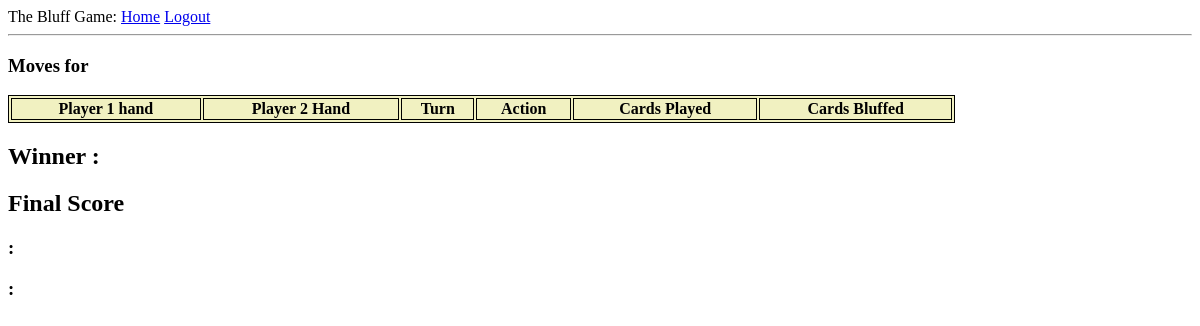
/show_moves/gametest (signed in), run on an earlier commit of the app's database.
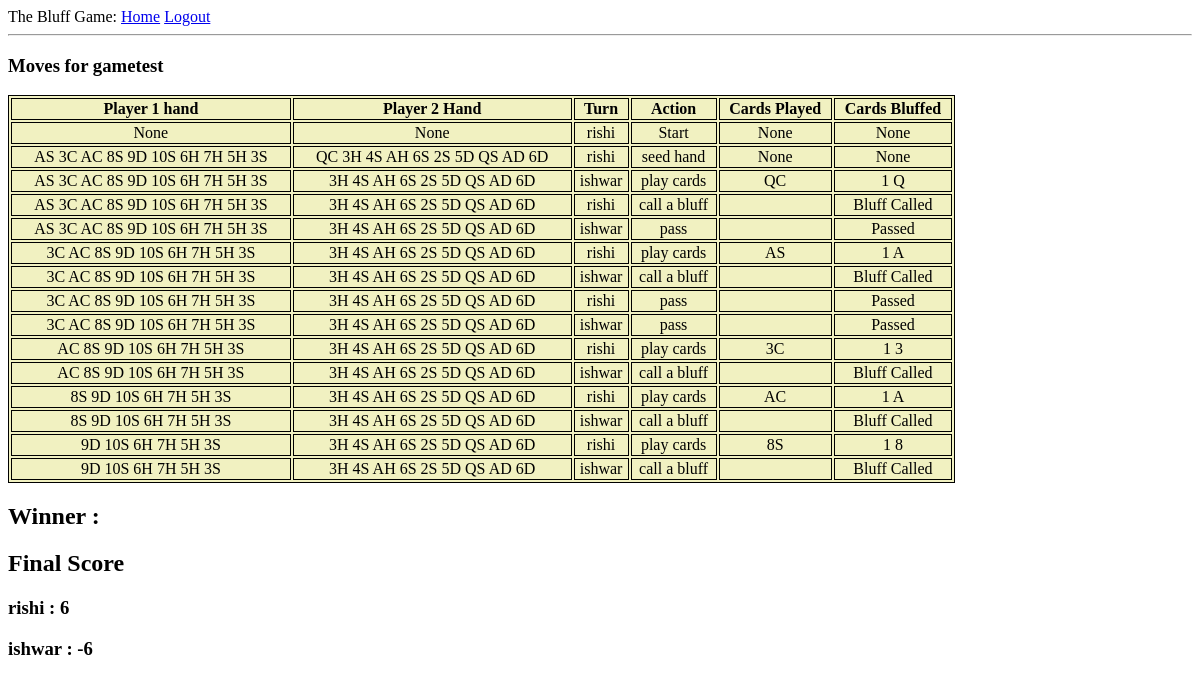
And on a later commit of the database.
### models.py (models this page shows, shortened)
class Game(db.Model):
    id = db.Column(db.Integer, primary_key=True)
    gamename = db.Column(db.String, nullable=False)
    no_players = db.Column(db.Integer)
    player1_name = db.Column(db.String, nullable=False, default="Not Joined Yet")
    player2_name = db.Column(db.String, nullable=False, default="Not Joined Yet")
    player1_id = db.Column(db.Integer)
    player2_id = db.Column(db.Integer)
    player1_score = db.Column(db.Integer, default=0)
    player2_score = db.Column(db.Integer, default=0)
    completed = db.Column(db.Integer, default=0)
    winner = db.Column(db.String)

class GameMove(db.Model):
    id = db.Column(db.Integer, primary_key=True)
    game_id = db.Column(db.Integer, nullable=False)
    time = db.Column(db.DateTime, default=datetime.utcnow())
    turn_player_id = db.Column(db.Integer, nullable=False)
    turn_player_name = db.Column(db.String, nullable=False)
    player1_hand = db.Column(db.String)
    player2_hand = db.Column(db.String)
    player_action = db.Column(db.String, nullable=False)
    cards_played = db.Column(db.String)
    cards_bluffed = db.Column(db.String)

### app.py (the view)
@app.route("/show_moves/<string:gamename>")
def show_moves(gamename):
    if not current_user.is_authenticated:
        return redirect(url_for('login'))
    game = Game.query.filter_by(gamename=gamename).first()
    gameMoves = GameMove.query.all()
    return render_template('moves.html', title='Moves', game=game, gameMoves=gameMoves)

### app.py (called while the page is built)
@app.before_request
def before_request():
    session.permanent = True
    app.permanent_session_lifetime = timedelta(minutes=3)

### models.py (called while the page is built)
@login.user_loader
def load_user(id):
    return User.query.get(int(id))

### templates/moves.html (shortened to what this page needs)
<!DOCTYPE html>
{% extends "base.html" %}
{% block content %}
    <html lang="en">
    <head>
    </head>
    <body>
    <h3>Moves for {{ game.gamename }}</h3>
    <table style="width:80%">
        <tr>
            <th>Player 1 hand</th>
            <th>Player 2 Hand</th>
            <th>Turn</th>
            <th>Action</th>
            <th>Cards Played</th>
            <th>Cards Bluffed</th>
        </tr>
        {% for moves in gameMoves %}
            {% if moves.game_id == game.id %}
                <tr>
                    <td ALIGN="center">{{ moves.player1_hand }}</td>
                    <td ALIGN="center">{{ moves.player2_hand }}</td>
                    <td ALIGN="center">{{ moves.turn_player_name }}</td>
                    <td ALIGN="center">{{ moves.player_action }}</td>
                    <td ALIGN="center">{{ moves.cards_played }}</td>
                    <td ALIGN="center">{{ moves.cards_bluffed }}</td>
                </tr>
            {% endif %}
        {% endfor %}
    </table>
    <h2>Winner : {{ game.winner }}</h2>
    <h2>Final Score</h2>
    <h3>{{ game.player1_name }} : {{ game.player1_score }}</h3>
    <h3>{{ game.player2_name }} : {{ game.player2_score }}</h3>
    </body>
{% endblock %}

### templates/base.html (shortened to what this page needs)
<!DOCTYPE html>
<html>
<head>
</head>
<body>
<div>
    The Bluff Game:
    <a href="{{ url_for('index') }}">Home</a>
    {% if current_user.is_anonymous %}
        <a href="{{ url_for('login') }}">Login</a>
    {% else %}
        <a href="{{ url_for('logout') }}">Logout</a>
    {% endif %}
</div>
<hr>
{% block content %}{% endblock %}
</body>
</html>

### templates/moves.html (style rules this page uses)
table, th, td { border: 1px solid black; background-color: #f1f1c1; }

What changed in the data, as far as the page shows it:
added Game: gamename "gametest", player1_name "rishi", player1_score "6", player2_name "ishwar", player2_score "-6"
added GameMove: player1_hand "None", player2_hand "None", turn_player_name "rishi", player_action "Start", cards_played "None", cards_bluffed "None"
added GameMove: player1_hand "AS 3C AC 8S 9D 10S 6H 7H 5H 3S", player2_hand "QC 3H 4S AH 6S 2S 5D QS AD 6D", turn_player_name "rishi", player_action "seed hand", cards_played "None", cards_bluffed "None"
added GameMove: player1_hand "AS 3C AC 8S 9D 10S 6H 7H 5H 3S", player2_hand "3H 4S AH 6S 2S 5D QS AD 6D", turn_player_name "ishwar", player_action "play cards", cards_played "QC", cards_bluffed "1 Q"
added GameMove: player1_hand "AS 3C AC 8S 9D 10S 6H 7H 5H 3S", player2_hand "3H 4S AH 6S 2S 5D QS AD 6D", turn_player_name "rishi", player_action "call a bluff", cards_bluffed "Bluff Called"
added GameMove: player1_hand "AS 3C AC 8S 9D 10S 6H 7H 5H 3S", player2_hand "3H 4S AH 6S 2S 5D QS AD 6D", turn_player_name "ishwar", player_action "pass", cards_bluffed "Passed"
added GameMove: player1_hand "3C AC 8S 9D 10S 6H 7H 5H 3S", player2_hand "3H 4S AH 6S 2S 5D QS AD 6D", turn_player_name "rishi", player_action "play cards", cards_played "AS", cards_bluffed "1 A"
added GameMove: player1_hand "3C AC 8S 9D 10S 6H 7H 5H 3S", player2_hand "3H 4S AH 6S 2S 5D QS AD 6D", turn_player_name "ishwar", player_action "call a bluff", cards_bluffed "Bluff Called"
added GameMove: player1_hand "3C AC 8S 9D 10S 6H 7H 5H 3S", player2_hand "3H 4S AH 6S 2S 5D QS AD 6D", turn_player_name "rishi", player_action "pass", cards_bluffed "Passed"
added GameMove: player1_hand "3C AC 8S 9D 10S 6H 7H 5H 3S", player2_hand "3H 4S AH 6S 2S 5D QS AD 6D", turn_player_name "ishwar", player_action "pass", cards_bluffed "Passed"
added GameMove: player1_hand "AC 8S 9D 10S 6H 7H 5H 3S", player2_hand "3H 4S AH 6S 2S 5D QS AD 6D", turn_player_name "rishi", player_action "play cards", cards_played "3C", cards_bluffed "1 3"
added GameMove: player1_hand "AC 8S 9D 10S 6H 7H 5H 3S", player2_hand "3H 4S AH 6S 2S 5D QS AD 6D", turn_player_name "ishwar", player_action "call a bluff", cards_bluffed "Bluff Called"
added GameMove: player1_hand "8S 9D 10S 6H 7H 5H 3S", player2_hand "3H 4S AH 6S 2S 5D QS AD 6D", turn_player_name "rishi", player_action "play cards", cards_played "AC", cards_bluffed "1 A"
added GameMove: player1_hand "8S 9D 10S 6H 7H 5H 3S", player2_hand "3H 4S AH 6S 2S 5D QS AD 6D", turn_player_name "ishwar", player_action "call a bluff", cards_bluffed "Bluff Called"
added GameMove: player1_hand "9D 10S 6H 7H 5H 3S", player2_hand "3H 4S AH 6S 2S 5D QS AD 6D", turn_player_name "rishi", player_action "play cards", cards_played "8S", cards_bluffed "1 8"
added GameMove: player1_hand "9D 10S 6H 7H 5H 3S", player2_hand "3H 4S AH 6S 2S 5D QS AD 6D", turn_player_name "ishwar", player_action "call a bluff", cards_bluffed "Bluff Called"
